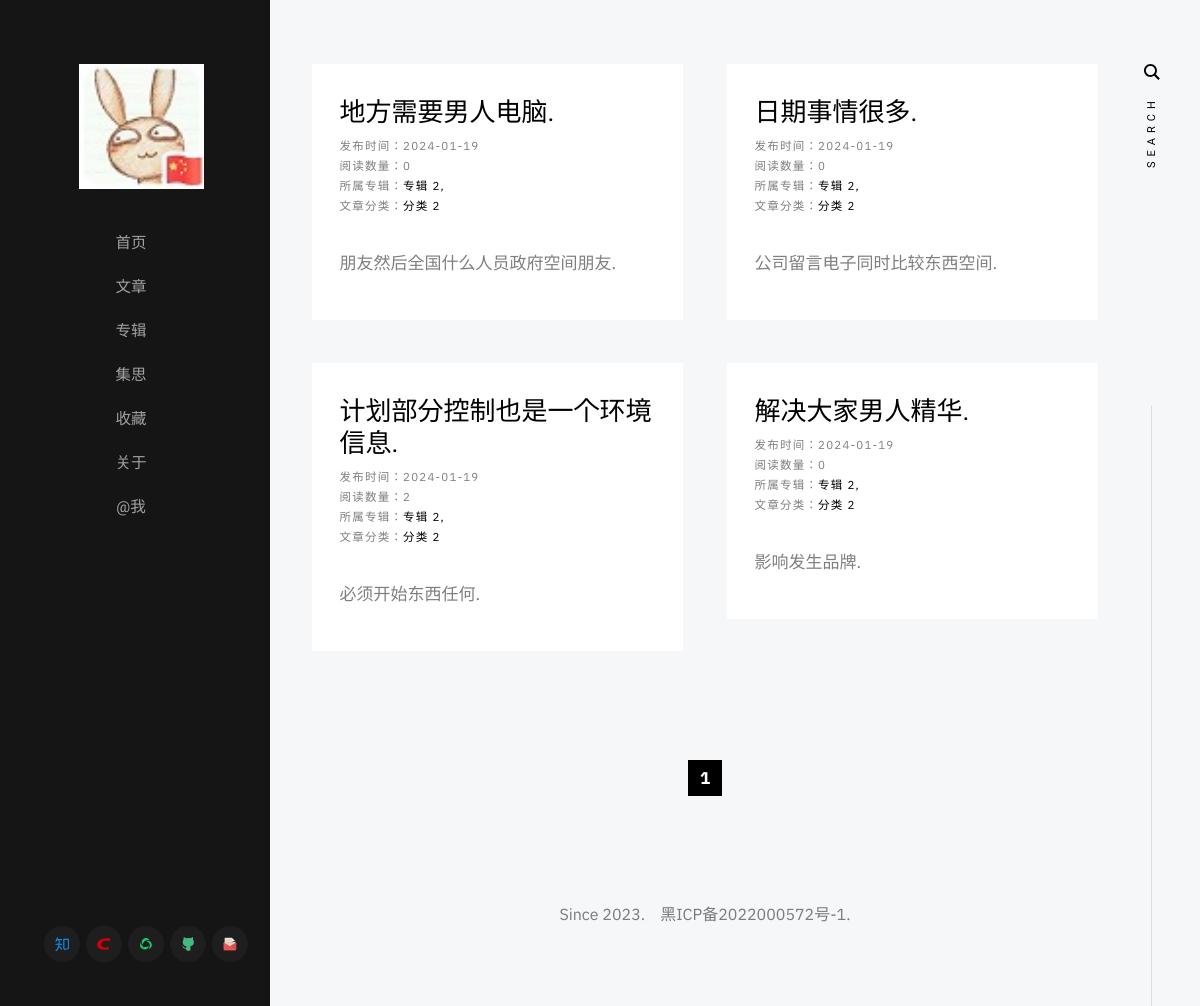
The app's page /articles/album/专辑 2 with its own data.
### application/article/model.py (models this page shows)
class Article(db.Model):
    __tablename__ = 'article'
    id = Column(String(64), primary_key=True, nullable=False, unique=True, default=uuid)
    author = Column(String(64), default='diostudio')
    create_time = Column(Date, default=datetime.now().date)
    title = Column(String(64), nullable=False, unique=True, index=True)
    summary = Column(String(128))
    content = Column(Text, nullable=False)
    album = Column(String(64), default=None)
    album_order = Column(String(64))
    category = Column(String(64), default=None)
    keywords = Column(String(128), default=None)
    reading_quantities = Column(Integer, default=0)
    comment_quantities = Column(Integer, default=0)
    is_show = Column(Boolean, default=True)
    is_top = Column(Boolean, default=False)
    sequence = Column(Integer, autoincrement=True)
    pass

### application/article/views.py (the view)
@articlePage.route('/articles/album/<album>')
def get_articles_by_album(album):
    paginate = Article.query.filter_by(album=album).order_by(Article.sequence.desc()).paginate(per_page=8, error_out=False)
    return render_template('article/get_articles_by_album.html', articles=paginate.items, paginate=paginate)
    pass

### application/templates/article/get_articles_by_album.html (shortened to what this page needs)
{% extends 'base/base.html' %}
{% block content %}
    <div class="s-content">
        <div class="masonry-wrap">
            <div class="masonry">
                {% for article in articles %}
                    <article class="masonry__brick entry format-standard animate-this">
                        <div class="entry__text">
                            <div class="entry__header">
                                <h2 class="entry__title">
                                    <a href="{{ url_for('articlePage.get_article_by_title', title=article.title) }}" target="_blank">{{ article.title }}</a>
                                </h2>
                                <div class="entry__meta">
                                    <span class="entry__meta-cat">
                                        发布时间：{{ article.create_time }}
                                        <br>
                                        阅读数量：{{ article.reading_quantities }}
                                        <br>
                                        所属专辑：<a href="{{ url_for('articlePage.get_articles_by_album', album=article.album) }}">{{ article.album }}</a>
                                        <br>
                                        文章分类：<a href="{{ url_for('articlePage.get_articles_by_category', category=article.category) }}">{{ article.category }}</a>
                                    </span>
                                </div>
                            </div>
                            <div class="entry__excerpt">
                                <p>
                                {{ article.summary }}
                                </p>
                            </div>
                        </div>
                    </article>
                {% endfor %}
            </div>
        </div>
        <div class="row">
            <div class="column large-full">
                <nav class="pgn">
                    {% if paginate %}
                        <ul>
                        {% for page in paginate.iter_pages() %}
                            {% if page %}
                                {% if page == paginate.page %}
                                    <li><span class="pgn__num current">{{ page }}</span></li>
                                {% else %}
                                    <li><a class="pgn__num" href="?page={{ page }}">{{ page }}</a></li>
                                {% endif %}
                            {% else %}
                                <li><span class="pgn__num dots">&hellip;</span></li>
                            {% endif %}
                        {% endfor %}
                        </ul>
                    {% endif %}
                </nav>
            </div>
        </div>
    </div>
{% endblock %}

### application/static/css/base.css (style rules this page uses)
html { line-height: 1.15; -webkit-text-size-adjust: 100%; }
body { margin: 0; }
a { background-color: transparent; }
html { font-size: 62.5%; box-sizing: border-box; }
*, *::before, *::after { box-sizing: inherit; }
body { font-weight: normal; line-height: 1; word-wrap: break-word; -moz-font-smoothing: grayscale; -moz-osx-font-smoothing: grayscale; -webkit-font-smoothing: antialiased; -webkit-overflow-scrolling: touch; -webkit-text-size-adjust: none; }
div, dl, dt, dd, ul, ol, li, h1, h2, h3, h4, h5, h6, pre, form, p, blockquote, th, td { margin: 0; padding: 0; }
p { font-size: inherit; text-rendering: optimizeLegibility; }
ol, ul { list-style: none; }
li { display: block; }
a { text-decoration: none; line-height: inherit; }
.row { width: 89%; max-width: 1200px; margin: 0 auto; display: -ms-flexbox; display: -webkit-flex; display: flex; -webkit-flex-flow: row wrap; -ms-flex-flow: row wrap; flex-flow: row wrap; }
.column { -webkit-flex: 1 1 0%; -ms-flex: 1 1 0%; flex: 1 1 0%; padding: 0 20px; }
.large-12, .large-full { -webkit-flex: 0 0 100%; -ms-flex: 0 0 100%; flex: 0 0 100%; max-width: 100%; }
@media screen and (max-width:1200px) { .column { padding: 0 16px; } }

### records on screen
Article: title "地方需要男人电脑.", create_time "2024-01-19", reading_quantities "0", album "专辑 2", category "分类 2", summary "朋友然后全国什么人员政府空间朋友."
Article: title "日期事情很多.", create_time "2024-01-19", reading_quantities "0", album "专辑 2", category "分类 2", summary "公司留言电子同时比较东西空间."
Article: title "计划部分控制也是一个环境信息.", create_time "2024-01-19", reading_quantities "2", album "专辑 2", category "分类 2", summary "必须开始东西任何."
Article: title "解决大家男人精华.", create_time "2024-01-19", reading_quantities "0", album "专辑 2", category "分类 2", summary "影响发生品牌."

### other values on screen
{{ page }} "1"
